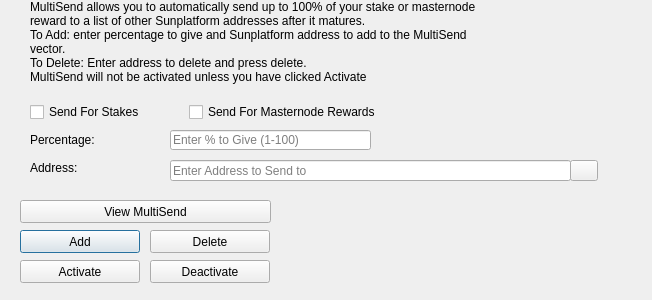
<?xml version="1.0" encoding="UTF-8"?>
<ui version="4.0">
 <class>MultiSendDialog</class>
 <widget class="QDialog" name="MultiSendDialog">
  <property name="windowModality">
   <enum>Qt::NonModal</enum>
  </property>
  <property name="geometry">
   <rect>
    <x>0</x>
    <y>0</y>
    <width>652</width>
    <height>300</height>
   </rect>
  </property>
  <property name="windowTitle">
   <string>MultiSend</string>
  </property>
  <widget class="QLineEdit" name="multiSendPercentEdit">
   <property name="geometry">
    <rect>
     <x>170</x>
     <y>130</y>
     <width>201</width>
     <height>20</height>
    </rect>
   </property>
   <property name="toolTip">
    <string>Enter whole numbers 1 - 100</string>
   </property>
   <property name="placeholderText">
    <string>Enter % to Give (1-100)</string>
   </property>
  </widget>
  <widget class="QLineEdit" name="multiSendAddressEdit">
   <property name="geometry">
    <rect>
     <x>170</x>
     <y>160</y>
     <width>401</width>
     <height>21</height>
    </rect>
   </property>
   <property name="toolTip">
    <string/>
   </property>
   <property name="placeholderText">
    <string>Enter Address to Send to</string>
   </property>
  </widget>
  <widget class="QLabel" name="label_2">
   <property name="geometry">
    <rect>
     <x>30</x>
     <y>0</y>
     <width>451</width>
     <height>121</height>
    </rect>
   </property>
   <property name="lineWidth">
    <number>1</number>
   </property>
   <property name="text">
    <string>MultiSend allows you to automatically send up to 100% of your stake or masternode reward to a list of other Sunplatform addresses after it matures.
To Add: enter percentage to give and Sunplatform address to add to the MultiSend vector.
To Delete: Enter address to delete and press delete.
MultiSend will not be activated unless you have clicked Activate</string>
   </property>
   <property name="alignment">
    <set>Qt::AlignLeading|Qt::AlignLeft|Qt::AlignTop</set>
   </property>
   <property name="wordWrap">
    <bool>true</bool>
   </property>
  </widget>
  <widget class="QLabel" name="message">
   <property name="geometry">
    <rect>
     <x>290</x>
     <y>200</y>
     <width>351</width>
     <height>91</height>
    </rect>
   </property>
   <property name="text">
    <string/>
   </property>
  </widget>
  <widget class="QPushButton" name="addButton">
   <property name="geometry">
    <rect>
     <x>20</x>
     <y>230</y>
     <width>120</width>
     <height>23</height>
    </rect>
   </property>
   <property name="toolTip">
    <string/>
   </property>
   <property name="statusTip">
    <string>Add to MultiSend Vector</string>
   </property>
   <property name="text">
    <string>Add</string>
   </property>
  </widget>
  <widget class="QPushButton" name="disableButton">
   <property name="geometry">
    <rect>
     <x>150</x>
     <y>260</y>
     <width>120</width>
     <height>23</height>
    </rect>
   </property>
   <property name="statusTip">
    <string>Deactivate MultiSend</string>
   </property>
   <property name="text">
    <string>Deactivate</string>
   </property>
  </widget>
  <widget class="QPushButton" name="addressBookButton">
   <property name="geometry">
    <rect>
     <x>570</x>
     <y>160</y>
     <width>28</width>
     <height>21</height>
    </rect>
   </property>
   <property name="toolTip">
    <string>Choose an address from the address book</string>
   </property>
   <property name="text">
    <string/>
   </property>
   <property name="icon">
    <iconset resource="../sunplatform.qrc">
     <normaloff>:/icons/address-book</normaloff>:/icons/address-book</iconset>
   </property>
   <property name="shortcut">
    <string>Alt+A</string>
   </property>
   <property name="autoDefault">
    <bool>false</bool>
   </property>
  </widget>
  <widget class="QLabel" name="label">
   <property name="geometry">
    <rect>
     <x>30</x>
     <y>130</y>
     <width>121</width>
     <height>20</height>
    </rect>
   </property>
   <property name="toolTip">
    <string>Percentage of stake to send</string>
   </property>
   <property name="text">
    <string>Percentage:</string>
   </property>
  </widget>
  <widget class="QLabel" name="label_5">
   <property name="geometry">
    <rect>
     <x>30</x>
     <y>160</y>
     <width>111</width>
     <height>16</height>
    </rect>
   </property>
   <property name="toolTip">
    <string>Address to send portion of stake to</string>
   </property>
   <property name="text">
    <string>Address:</string>
   </property>
  </widget>
  <widget class="QPushButton" name="deleteButton">
   <property name="geometry">
    <rect>
     <x>150</x>
     <y>230</y>
     <width>120</width>
     <height>23</height>
    </rect>
   </property>
   <property name="toolTip">
    <string/>
   </property>
   <property name="statusTip">
    <string>Delete Address From MultiSend Vector</string>
   </property>
   <property name="text">
    <string>Delete</string>
   </property>
  </widget>
  <widget class="QPushButton" name="activateButton">
   <property name="geometry">
    <rect>
     <x>20</x>
     <y>260</y>
     <width>120</width>
     <height>23</height>
    </rect>
   </property>
   <property name="statusTip">
    <string>Activate MultiSend</string>
   </property>
   <property name="text">
    <string>Activate</string>
   </property>
  </widget>
  <widget class="QPushButton" name="viewButton">
   <property name="geometry">
    <rect>
     <x>20</x>
     <y>200</y>
     <width>251</width>
     <height>23</height>
    </rect>
   </property>
   <property name="toolTip">
    <string/>
   </property>
   <property name="statusTip">
    <string>View MultiSend Vector</string>
   </property>
   <property name="text">
    <string>View MultiSend</string>
   </property>
  </widget>
  <widget class="QWidget" name="horizontalLayoutWidget">
   <property name="geometry">
    <rect>
     <x>30</x>
     <y>100</y>
     <width>351</width>
     <height>24</height>
    </rect>
   </property>
   <layout class="QHBoxLayout" name="horizontalLayout">
    <item>
     <widget class="QCheckBox" name="multiSendStakeCheckBox">
      <property name="text">
       <string>Send For Stakes</string>
      </property>
     </widget>
    </item>
    <item>
     <widget class="QCheckBox" name="multiSendMasternodeCheckBox">
      <property name="text">
       <string>Send For Masternode Rewards</string>
      </property>
     </widget>
    </item>
   </layout>
  </widget>
 </widget>
 <resources>
  <include location="../sunplatform.qrc"/>
 </resources>
 <connections/>
</ui>
